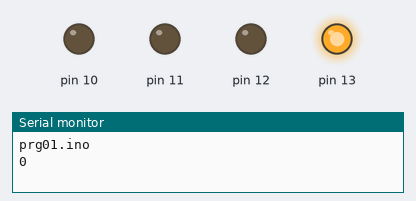
Bench run of a sketch on a simulated Arduino Uno, built with avr-gcc and run on an emulated ATmega328P. On the bench: output pins drawn as LEDs (lit = HIGH), the last lines printed to the serial monitor.

Above: at 0.2 s.
At 1.2 s:
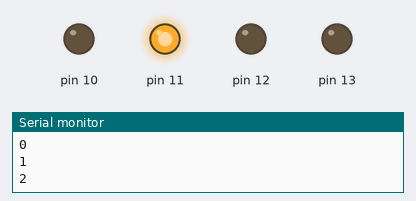
At 2.7 s:
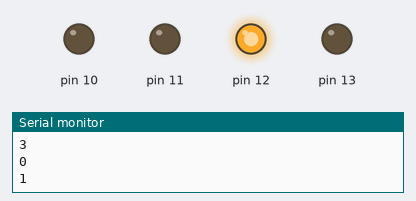
At 3.7 s:
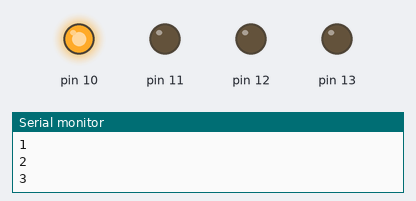
Timing chart, 0 to 4.6 s (numbered marks = the images above):
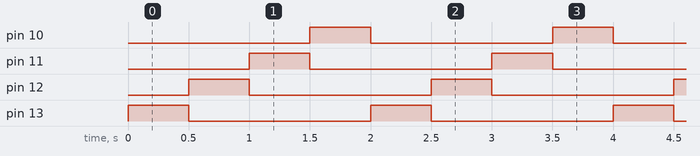

The sketch:

prg01.ino
```cpp
void setup() {
  Serial.begin(115200);
  Serial.println(__FILE__);
  pinMode(10, OUTPUT);
  pinMode(11, OUTPUT);
  pinMode(12, OUTPUT);
  pinMode(13, OUTPUT);
  }

void loop() {
  static int n=0;
/*
  digitalWrite(10,HIGH);
  Serial.print("ALT ");
  Serial.println(n);
  delay(1000);
  n++;
  digitalWrite(10,LOW);
  Serial.print("BAIX ");
  Serial.println(n);
  delay(1000);*/
  switch(n){
    case 0:
      digitalWrite(13,HIGH);
      digitalWrite(12,LOW);
      digitalWrite(11,LOW);
      digitalWrite(10,LOW);
      break;
    case 1:
      digitalWrite(13,LOW);
      digitalWrite(12,HIGH);
      digitalWrite(11,LOW);
      digitalWrite(10,LOW);
      break;
    case 2:
      digitalWrite(13,LOW);
      digitalWrite(12,LOW);
      digitalWrite(11,HIGH);
      digitalWrite(10,LOW);
      break;
    case 3:
      digitalWrite(13,LOW);
      digitalWrite(12,LOW);
      digitalWrite(11,LOW);
      digitalWrite(10,HIGH);
      break;
  }
  Serial.println(n);
  delay(500);
  n++;
  if(n>3){
    n=0;
  }
}
```

Measured:
- by itself, pin 10–13: alternates HIGH for 0.50 s and LOW for 1.5 s
- by itself, everything shown: repeats every 2.0 s, in 4 steps
